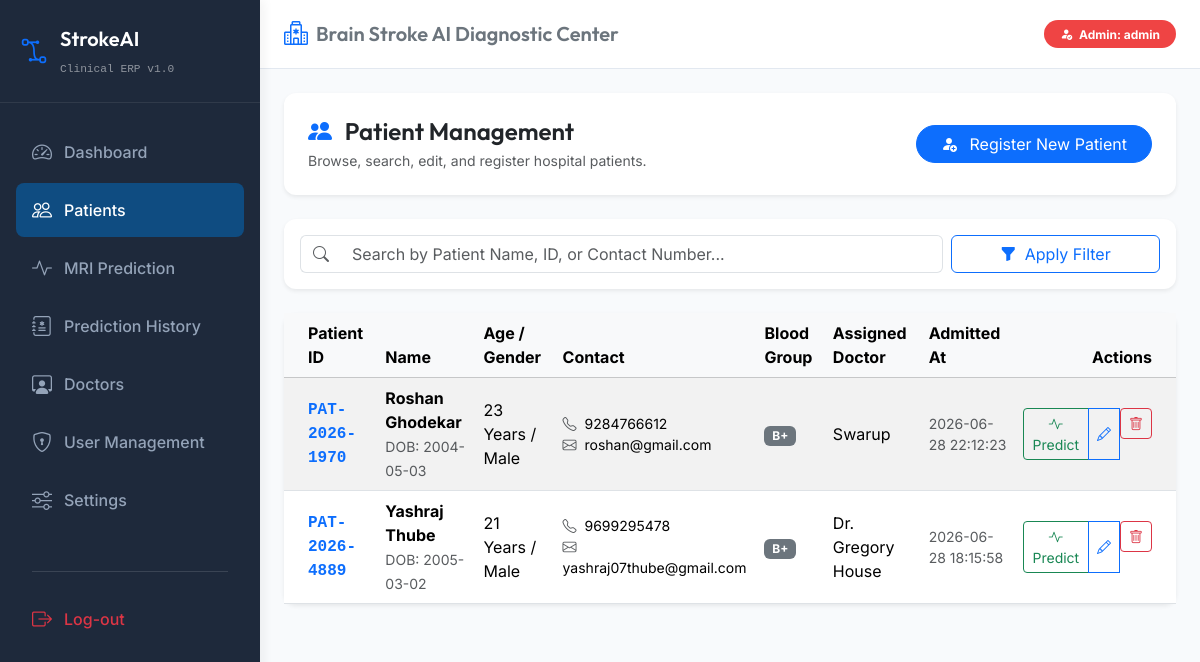
The app's page /patients (signed in) with its own data.
### tables this page shows
CREATE TABLE patients (
            id INTEGER PRIMARY KEY AUTOINCREMENT,
            patient_id TEXT UNIQUE NOT NULL,
            name TEXT NOT NULL,
            age INTEGER NOT NULL,
            gender TEXT NOT NULL,
            dob TEXT NOT NULL,
            blood_group TEXT,
            mobile TEXT,
            email TEXT,
            address TEXT,
            doctor_id INTEGER,
            symptoms TEXT,
            notes TEXT,
            emergency_contact TEXT,
            created_at TEXT NOT NULL,
            FOREIGN KEY (doctor_id) REFERENCES doctors(id)
        );

CREATE TABLE doctors (
            id INTEGER PRIMARY KEY AUTOINCREMENT,
            name TEXT NOT NULL,
            specialization TEXT NOT NULL,
            contact TEXT,
            email TEXT,
            status TEXT NOT NULL DEFAULT 'Active',
            created_at TEXT NOT NULL
        );

### mainapp.py (the view)
@app.route("/patients")
@login_required
def patients_panel():
    search_query = request.args.get('search', '').strip()
    patients = get_patients(search_query)
    doctors = get_doctors()
    return render_template('patients.html', patients=patients, doctors=doctors, search_query=search_query, active_page='patients')

### database/db_manager.py (called while the page is built)
def get_db_connection():
    conn = sqlite3.connect(DB_PATH)
    conn.row_factory = sqlite3.Row
    return conn

def get_doctors():
    conn = get_db_connection()
    docs = conn.execute("SELECT * FROM doctors").fetchall()
    conn.close()
    return docs

def get_patients(search_query=None):
    conn = get_db_connection()
    if search_query:
        query = f"%{search_query}%"
        patients = conn.execute(
            """SELECT p.*, d.name as doctor_name FROM patients p
               LEFT JOIN doctors d ON p.doctor_id = d.id
               WHERE p.name LIKE ? OR p.patient_id LIKE ? OR p.mobile LIKE ?""",
            (query, query, query)
        ).fetchall()
    else:
        patients = conn.execute(
            "SELECT p.*, d.name as doctor_name FROM patients p LEFT JOIN doctors d ON p.doctor_id = d.id ORDER BY p.created_at DESC"
        ).fetchall()
    conn.close()
    return patients

### mainapp.py (called while the page is built)
def login_required(f):
    from functools import wraps
    @wraps(f)
    def decorated_function(*args, **kwargs):
        if 'username' not in session:
            return redirect(url_for('main'))
        return f(*args, **kwargs)
    return decorated_function

### templates/patients.html (shortened to what this page needs)
{% extends "base.html" %}
{% block content %}
<div class="card p-4 shadow-sm border-0 mb-4">
    <div class="d-flex flex-column flex-md-row justify-content-between align-items-md-center gap-3">
        <div>
            <h4 class="mb-1"><i class="bi bi-people-fill text-primary me-2"></i> Patient Management</h4>
            <p class="text-muted small mb-0">Browse, search, edit, and register hospital patients.</p>
        </div>
        <div>
            <button class="btn btn-primary rounded-pill px-4" data-bs-toggle="modal" data-bs-target="#registerPatientModal">
                <i class="bi bi-person-fill-add me-2"></i> Register New Patient
            </button>
        </div>
    </div>
</div>
<div class="card p-3 shadow-sm border-0 mb-4">
    <form method="get" action="/patients" class="row g-2 align-items-center">
        <div class="col-md-8 col-lg-9">
            <div class="input-group">
                <span class="input-group-text bg-white border-end-0"><i class="bi bi-search text-muted"></i></span>
                <input type="text" name="search" class="form-control border-start-0" placeholder="Search by Patient Name, ID, or Contact Number..." value="{{ search_query or '' }}">
            </div>
        </div>
        <div class="col-md-4 col-lg-3 d-grid">
            <button type="submit" class="btn btn-outline-primary"><i class="bi bi-funnel-fill me-1"></i> Apply Filter</button>
        </div>
    </form>
</div>
<div class="card shadow-sm border-0">
    <div class="card-body p-0">
        <div class="table-responsive">
            <table class="table table-striped table-hover align-middle mb-0">
                <thead class="table-light">
                    <tr>
                        <th class="ps-4">Patient ID</th>
                        <th>Name</th>
                        <th>Age / Gender</th>
                        <th>Contact</th>
                        <th>Blood Group</th>
                        <th>Assigned Doctor</th>
                        <th>Admitted At</th>
                        <th class="pe-4 text-end">Actions</th>
                    </tr>
                </thead>
                <tbody>
                    {% if patients %}
                        {% for patient in patients %}
                        <tr>
                            <td class="ps-4 font-monospace fw-bold text-primary">{{ patient.patient_id }}</td>
                            <td>
                                <div>
                                    <div class="fw-bold">{{ patient.name }}</div>
                                    <small class="text-muted">DOB: {{ patient.dob }}</small>
                                </div>
                            </td>
                            <td>{{ patient.age }} Years / {{ patient.gender }}</td>
                            <td>
                                <div class="small">
                                    <i class="bi bi-telephone text-muted me-1"></i> {{ patient.mobile or 'N/A' }}<br>
                                    <i class="bi bi-envelope text-muted me-1"></i> {{ patient.email or 'N/A' }}
                                </div>
                            </td>
                            <td><span class="badge bg-secondary">{{ patient.blood_group or 'N/A' }}</span></td>
                            <td>{{ patient.doctor_name or 'Not Assigned' }}</td>
                            <td class="small text-muted">{{ patient.created_at }}</td>
                            <td class="pe-4 text-end">
                                <div class="btn-group">
                                    <a href="/mri_predict?patient_id={{ patient.patient_id }}" class="btn btn-sm btn-outline-success" title="Run AI Prediction">
                                        <i class="bi bi-activity"></i> Predict
                                    </a>
                                    <button class="btn btn-sm btn-outline-primary" title="Edit Patient Details"
                                            onclick="openEditModal(this)"
                                            data-id="{{ patient.patient_id }}"
                                            data-name="{{ patient.name }}"
                                            data-age="{{ patient.age }}"
                                            data-gender="{{ patient.gender }}"
                                            data-dob="{{ patient.dob }}"
                                            data-blood="{{ patient.blood_group or '' }}"
                                            data-mobile="{{ patient.mobile or '' }}"
                                            data-email="{{ patient.email or '' }}"
                                            data-address="{{ patient.address or '' }}"
                                            data-doctor="{{ patient.doctor_id or '' }}"
                                            data-symptoms="{{ patient.symptoms or '' }}"
                                            data-notes="{{ patient.notes or '' }}"
                                            data-emergency="{{ patient.emergency_contact or '' }}">
                                        <i class="bi bi-pencil"></i>
                                    </button>
                                    {% if session.get('role') == 'Admin' %}
                                    <form action="/patients/delete/{{ patient.patient_id }}" method="post" class="d-inline" onsubmit="return confirm('Are you sure you want to delete patient {{ patient.name }}? This will clear all historical scans.');">
                                        <button type="submit" class="btn btn-sm btn-outline-danger" title="Delete Patient"><i class="bi bi-trash"></i></button>
                                    </form>
                                    {% endif %}
                                </div>
                            </td>
                        </tr>
                        {% endfor %}
                    {% endif %}
                </tbody>
            </table>
        </div>
    </div>
</div>
{% endblock %}

### templates/base.html (style rules this page uses)
:root { --primary-blue: #0F4C81; --primary-light: #e8f0fe; --accent-green: #2E7D32; --accent-green-light: #e8f5e9; --dark-sidebar: #1E293B; --hover-sidebar: #334155; --body-bg: #F8FAFC; }
body { font-family: 'Inter', sans-serif; background-color: var(--body-bg); min-height: 100vh; overflow-x: hidden; }
h1, h2, h3, h4, h5, h6, .brand-title { font-family: 'Outfit', sans-serif; font-weight: 600; }
.card { border: none; border-radius: 12px; box-shadow: 0 4px 6px -1px rgba(0, 0, 0, 0.05), 0 2px 4px -1px rgba(0, 0, 0, 0.02); transition: transform 0.2s, box-shadow 0.2s; }

### records on screen
patients: patient_id "PAT-2026-1970", name "Roshan Ghodekar", dob "2004-05-03", age "23", gender "Male", mobile "9284766612", email "roshan@gmail.com", blood_group "B+", name "Swarup", created_at "2026-06-28 22:12:23"
patients: patient_id "PAT-2026-4889", name "Yashraj Thube", dob "2005-03-02", age "21", gender "Male", mobile "9699295478", email "yashraj07thube@gmail.com", blood_group "B+", name "Dr. Gregory House", created_at "2026-06-28 18:15:58"

### other values on screen
{{ session.get('role') }} "Admin"
{{ session.get('username') }} "admin"
